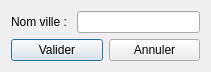
<?xml version="1.0" encoding="UTF-8"?>
<ui version="4.0">
 <class>UIVille</class>
 <widget class="QDialog" name="UIVille">
  <property name="geometry">
   <rect>
    <x>0</x>
    <y>0</y>
    <width>211</width>
    <height>71</height>
   </rect>
  </property>
  <property name="windowTitle">
   <string>Ville</string>
  </property>
  <layout class="QVBoxLayout" name="verticalLayout">
   <item>
    <layout class="QFormLayout" name="formLayout">
     <item row="0" column="0">
      <widget class="QLabel" name="nomVilleLabel">
       <property name="text">
        <string>Nom ville : </string>
       </property>
      </widget>
     </item>
     <item row="0" column="1">
      <widget class="QLineEdit" name="nomVilleLineEdit"/>
     </item>
    </layout>
   </item>
   <item>
    <layout class="QHBoxLayout" name="horizontalLayout">
     <item>
      <widget class="QPushButton" name="validerButton">
       <property name="text">
        <string>Valider</string>
       </property>
      </widget>
     </item>
     <item>
      <widget class="QPushButton" name="annulerButton">
       <property name="text">
        <string>Annuler</string>
       </property>
      </widget>
     </item>
    </layout>
   </item>
  </layout>
 </widget>
 <resources/>
 <connections/>
</ui>
